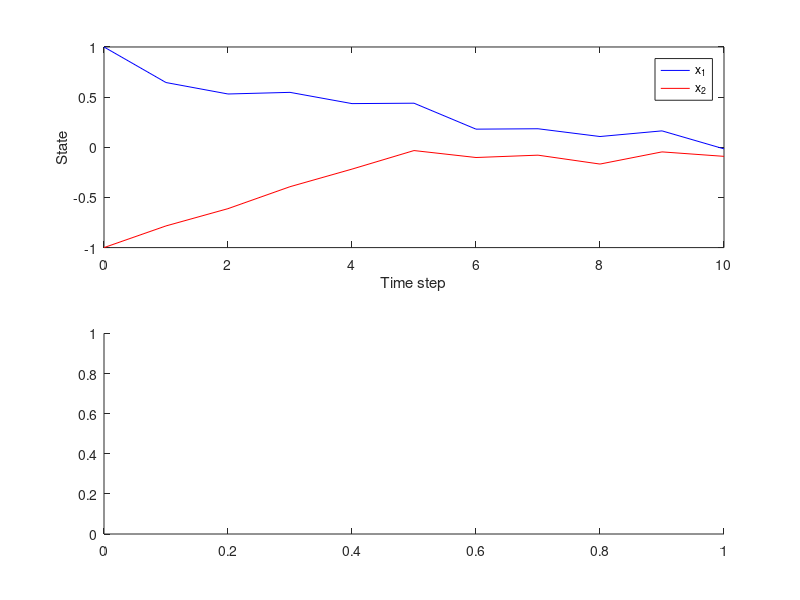

Reproduce this figure in MATLAB. (Note: this script raises an error after producing the figure.)
% Define the system dynamics
A = [0.8, 0.1; 0.2, 0.9];
B = [0.2; 0.1];
C = [1, 1];

% Define the prediction horizon and control horizon
N = 10;
Nu = 2;

% Define the size of the system
n = size(A,1);
m = size(B,2);

% Define the initial conditions
x0 = [1; -1];

% Define the state and input constraints
x_min = [-10; -10];
x_max = [10; 10];
u_min = -1;
u_max = 1;

% Define the weighting matrices for the cost function
Q = eye(n);
R = eye(m);

% Define the uncertainty set
Delta_max = [0.2; 0.2];
D = [1, 0; 0, 1]; % assume a box uncertainty set

% Define the MPC controller
x_sim = zeros(n, N+1);
u_sim = zeros(m, N);
x_sim(:,1) = x0;
for k = 1:100
    % Compute the robust feasible set
    Delta = Delta_max;
    for j = 1:N
        x_next = A*x_sim(:,j) + B*u_sim(:,j) + Delta;
        x_min_j = max(x_min - x_next, zeros(n,1));
        x_max_j = max(x_next - x_max, zeros(n,1));
        Delta_j = [x_min_j, x_max_j] * D';
        Delta = max(Delta_j', [], 1)';
    end
    
    % Compute the robust control input
    u_opt = zeros(m,1);
    for j = 1:Nu
        u = u_min + (u_max - u_min)*rand;
        x_next = A*x_sim(:,1) + B*u + Delta;
        if all(x_min <= x_next) && all(x_next <= x_max)
            u_opt = u;
            break;
        end
    end
    
    % Simulate the system with disturbance
    x_sim(:,2:end) = A*x_sim(:,1:end-1) + B*u_sim + repmat([0.1*sin(k); 0.1*cos(k)], 1, N) + Delta;
    u_sim = [u_sim(:,2:end), u_opt];
    
    % Plot the results
    if mod(k,10) == 0
        t = 0:N;
        figure;
        subplot(2,1,1);
        plot(t, x_sim(1,:), 'b-', t, x_sim(2,:), 'r-');
        xlabel('Time step');
        ylabel('State');
        legend('x_1', 'x_2');
        subplot(2,1,2);
        plot(t, u_sim, 'g-');
        xlabel('Time step');
        ylabel('Control input');
        ylim([u_min-0.1, u_max+0.1]);
    end
end
